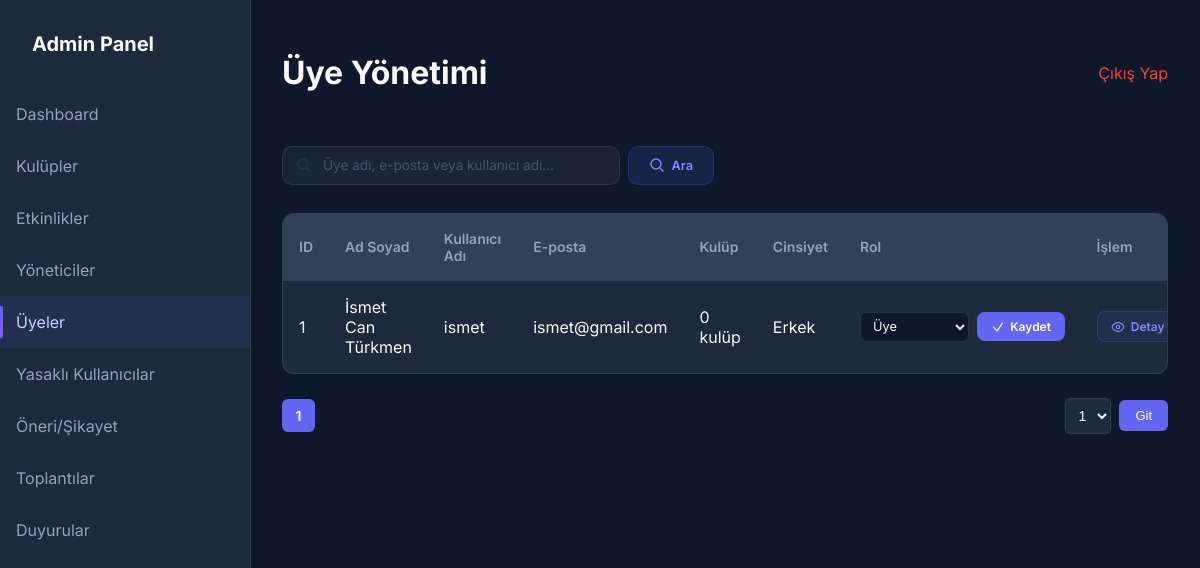
The app's page /admin/uye/uyeler.php (signed in), older data.
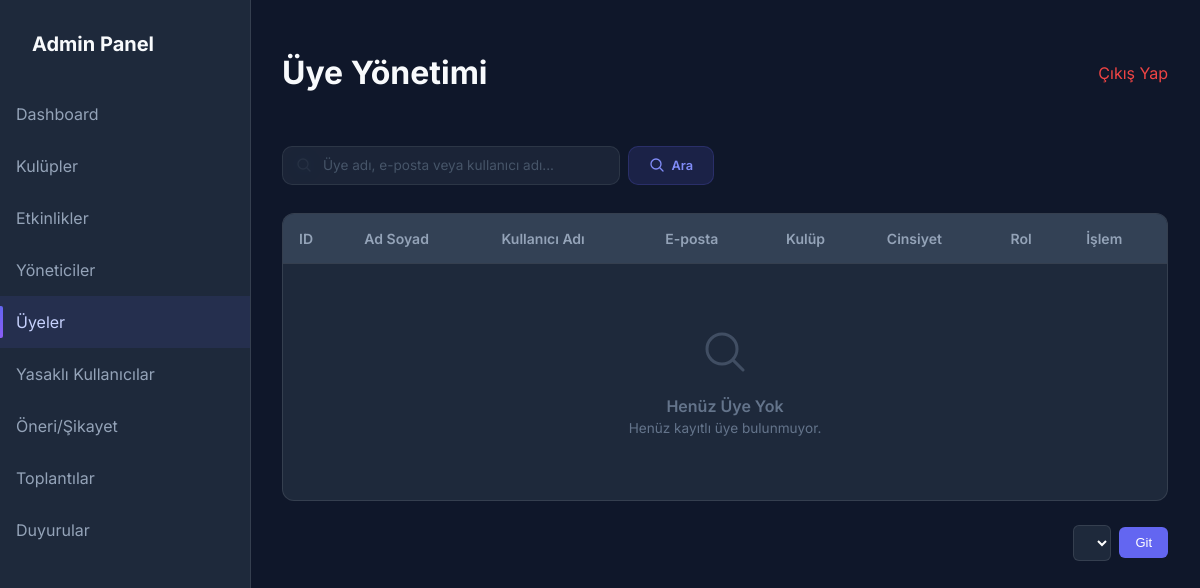
The same page, newer data.
### tables this page shows
CREATE TABLE IF NOT EXISTS kullanicilar (
    id INT AUTO_INCREMENT PRIMARY KEY,
    ad VARCHAR(50) NOT NULL,
    soyad VARCHAR(50) NOT NULL,
    kullanici_adi VARCHAR(50) NOT NULL UNIQUE,
    sifre VARCHAR(255) NOT NULL,
    eposta VARCHAR(100) NOT NULL UNIQUE,
    cinsiyet ENUM('Erkek','Kadin') NOT NULL,
    rol ENUM('Admin','Yetkili','Organizatör','Üye') DEFAULT 'Üye',
    durum ENUM('Aktif', 'Yasakli') DEFAULT 'Aktif',
    gizli_eposta TINYINT(1) DEFAULT 0,
    gizli_kulupler TINYINT(1) DEFAULT 0,
    gizli_etkinlikler TINYINT(1) DEFAULT 0,
    gizli_cinsiyet TINYINT(1) DEFAULT 0,
    kayit_tarihi DATETIME DEFAULT CURRENT_TIMESTAMP
);

### admin/uye/uyeler.php (the view, shortened to what this page needs)
<?php
$header_title = 'Üye Yönetimi';
$active_page = 'uyeler';
require_once '../header.php';
$aranan = trim($_GET['aranan'] ?? '');
$sayfa_kayit_sayisi = 5;
$sayfa = isset($_GET['sayfa']) ? max(1, (int)$_GET['sayfa']) : 1;
$offset = ($sayfa - 1) * $sayfa_kayit_sayisi;
$where_clauses = [];
$params = [];
$where_sql = !empty($where_clauses) ? "WHERE " . implode(" AND ", $where_clauses) : "";
$count_stmt = $db->prepare("SELECT COUNT(*) FROM kullanicilar $where_sql");
$count_stmt->execute($params);
$kayit_sayisi = $count_stmt->fetchColumn();
$stmt = $db->prepare("
    SELECT k.*, (SELECT COUNT(*) FROM kulup_uyelikleri WHERE kullanici_id = k.id) as kulup_sayisi
    FROM kullanicilar k
    $where_sql
    ORDER BY k.id ASC
    LIMIT $sayfa_kayit_sayisi OFFSET $offset
");
$stmt->execute($params);
$uyeler = $stmt->fetchAll();
?>
<div class="page-toolbar">
    <form action="" method="GET" class="search-form">
        <div class="search-input-wrapper">
            <svg class="search-icon" xmlns="http://www.w3.org/2000/svg" fill="none" viewBox="0 0 24 24" stroke-width="2" stroke="currentColor">
                <path stroke-linecap="round" stroke-linejoin="round" d="m21 21-5.197-5.197m0 0A7.5 7.5 0 1 0 5.196 5.196a7.5 7.5 0 0 0 10.607 10.607Z" />
            </svg>
            <input type="text" name="aranan" value="<?php echo htmlspecialchars($aranan); ?>" placeholder="Üye adı, e-posta veya kullanıcı adı...">
        </div>
        <button type="submit" class="btn-modern btn-modern-search">
            <svg xmlns="http://www.w3.org/2000/svg" fill="none" viewBox="0 0 24 24" stroke-width="2" stroke="currentColor" style="width:16px;height:16px;">
                <path stroke-linecap="round" stroke-linejoin="round" d="m21 21-5.197-5.197m0 0A7.5 7.5 0 1 0 5.196 5.196a7.5 7.5 0 0 0 10.607 10.607Z" />
            </svg>
            Ara
        </button>
    </form>
</div>
<div class="table-container">
    <table>
        <thead>
            <tr>
                <th>ID</th>
                <th>Ad Soyad</th>
                <th>Kullanıcı Adı</th>
                <th>E-posta</th>
                <th>Kulüp</th>
                <th>Cinsiyet</th>
                <th>Rol</th>
                <th>İşlem</th>
            </tr>
        </thead>
        <tbody>
            <?php if (!empty($uyeler)): ?>
                <?php foreach ($uyeler as $u): ?>
                <tr>
                    <td><?php echo $u['id']; ?></td>
                    <td><?php echo htmlspecialchars($u['ad'] . ' ' . $u['soyad']); ?></td>
                    <td><?php echo htmlspecialchars($u['kullanici_adi']); ?></td>
                    <td><?php echo htmlspecialchars($u['eposta']); ?></td>
                    <td><?php echo $u['kulup_sayisi']; ?> kulüp</td>
                    <td><?php echo ($u['cinsiyet'] === 'Kadin') ? 'Kadın' : htmlspecialchars($u['cinsiyet']); ?></td>
                    <td>
                        <form method="POST" style="display:flex;gap:0.5rem;align-items:center;">
                            <select name="yeni_rol" class="role-select">
                                <?php foreach (['Admin', 'Yetkili', 'Organizatör', 'Üye'] as $r): ?>
                                    <option value="<?php echo $r; ?>" <?php echo $u['rol'] === $r ? 'selected' : ''; ?>><?php echo $r; ?></option>
                                <?php endforeach; ?>
                            </select>
                            <button type="submit" name="rol_guncelle" value="1" class="btn-save">
                                <svg xmlns="http://www.w3.org/2000/svg" fill="none" viewBox="0 0 24 24" stroke-width="2" stroke="currentColor">
                                    <path stroke-linecap="round" stroke-linejoin="round" d="m4.5 12.75 6 6 9-13.5" />
                                </svg>
                                Kaydet
                            </button>
                        </form>
                    </td>
                    <td>
                        <a href="uye_detay.php?id=<?php echo $u['id']; ?>" class="action-btn btn-view">
                            Detay
                        </a>
                    </td>
                </tr>
                <?php endforeach; ?>
            <?php else: ?>
                <tr>
                    <td colspan="8">
                        <div style="text-align:center; padding:3rem; color:#64748b;">
                            <div style="margin-bottom:1rem; opacity:0.5;">
                                <svg xmlns="http://www.w3.org/2000/svg" fill="none" viewBox="0 0 24 24" stroke-width="1.5" stroke="currentColor" style="width:48px;height:48px;margin:0 auto;">
                                    <path stroke-linecap="round" stroke-linejoin="round" d="m21 21-5.197-5.197m0 0A7.5 7.5 0 1 0 5.196 5.196a7.5 7.5 0 0 0 10.607 10.607Z" />
                                </svg>
                            </div>
                            <div style="font-weight:600;"><?php echo $aranan ? 'Sonuç Bulunamadı' : 'Henüz Üye Yok'; ?></div>
                            <div style="font-size:0.85rem; margin-top:0.25rem;"><?php echo $aranan ? 'Aramanızla eşleşen üye bulunamadı.' : 'Henüz kayıtlı üye bulunmuyor.'; ?></div>
                        </div>
                    </td>
                </tr>
            <?php endif; ?>
        </tbody>
    </table>
</div>
<?php
$sayfa_url = 'uyeler.php';
require_once '../sayfalama.php';
?>
<?php require_once '../footer.php'; ?>

### admin/header.php (shortened to what this page needs)
<?php
$is_subdir = (strpos($_SERVER['SCRIPT_NAME'], '/kulup/') !== false || strpos($_SERVER['SCRIPT_NAME'], '/etkinlik/') !== false || strpos($_SERVER['SCRIPT_NAME'], '/yonetici/') !== false || strpos($_SERVER['SCRIPT_NAME'], '/uye/') !== false || strpos($_SERVER['SCRIPT_NAME'], '/yasakli/') !== false || strpos($_SERVER['SCRIPT_NAME'], '/oneri_sikayet/') !== false || strpos($_SERVER['SCRIPT_NAME'], '/duyuru/') !== false || strpos($_SERVER['SCRIPT_NAME'], '/toplanti/') !== false);
$base_prefix = $is_subdir ? '../' : '';
?>
<!DOCTYPE html>
<html lang="tr">
<head>
    <link rel="stylesheet" href="<?php echo $base_prefix; ?>admin-style.css">
</head>
<body>
    <div class="sidebar">
        <div style="padding: 2rem; font-size: 1.25rem; font-weight: 700;">Admin Panel</div>
        <a href="<?php echo $base_prefix; ?>index.php" class="nav-link <?php echo ($active_page == 'dashboard') ? 'active' : ''; ?>">Dashboard</a>
        <a href="<?php echo $base_prefix; ?>kulup/kulupler.php" class="nav-link <?php echo ($active_page == 'kulupler') ? 'active' : ''; ?>">Kulüpler</a>
        <a href="<?php echo $base_prefix; ?>etkinlik/etkinlikler.php" class="nav-link <?php echo ($active_page == 'etkinlikler') ? 'active' : ''; ?>">Etkinlikler</a>
        <a href="<?php echo $base_prefix; ?>yonetici/yoneticiler.php" class="nav-link <?php echo ($active_page == 'yoneticiler') ? 'active' : ''; ?>">Yöneticiler</a>
        <a href="<?php echo $base_prefix; ?>uye/uyeler.php" class="nav-link <?php echo ($active_page == 'uyeler') ? 'active' : ''; ?>">Üyeler</a>
        <a href="<?php echo $base_prefix; ?>yasakli/yasaklilar.php" class="nav-link <?php echo ($active_page == 'yasaklilar') ? 'active' : ''; ?>">Yasaklı Kullanıcılar</a>
        <a href="<?php echo $base_prefix; ?>oneri_sikayet/oneri_sikayet.php" class="nav-link <?php echo ($active_page == 'oneri_sikayet') ? 'active' : ''; ?>">Öneri/Şikayet</a>
        <a href="<?php echo $base_prefix; ?>toplanti/toplantilar.php" class="nav-link <?php echo ($active_page == 'toplantilar') ? 'active' : ''; ?>">Toplantılar</a>
        <a href="<?php echo $base_prefix; ?>duyuru/duyurular.php" class="nav-link <?php echo ($active_page == 'duyurular') ? 'active' : ''; ?>">Duyurular</a>
    </div>
    <div class="main-content">
        <header>
            <h1><?php echo htmlspecialchars($header_title ?? 'Dashboard', ENT_QUOTES, 'UTF-8'); ?></h1>
            <form method="post" action="" style="display:inline;">
                <button type="submit" class="logout-btn" style="background:none;border:none;padding:0;font:inherit;color:#ef4444;cursor:pointer;" onclick="return confirmAction(this.form.action + '?logout=1', 'Çıkış Yap', 'Hesabınızdan çıkış yapmak istediğinize emin misiniz?', 'question', 'Evet, Çıkış Yap', 'Vazgeç');">Çıkış Yap</button>
            </form>
        </header>

### admin/sayfalama.php (shortened to what this page needs)
<?php
$sayfa_sayisi = ceil($kayit_sayisi / $sayfa_kayit_sayisi);
$aralik = 2;
$aranan = $aranan ?? '';
$aranan_attr = htmlspecialchars(urlencode($aranan), ENT_QUOTES, 'UTF-8');
$ekstra_attr_raw = '';
$ekstra_attr = htmlspecialchars($ekstra_attr_raw, ENT_QUOTES, 'UTF-8');
$sayfa_url_attr = htmlspecialchars($sayfa_url, ENT_QUOTES, 'UTF-8');
echo "<div style='display: flex; justify-content: space-between; align-items: center; flex-wrap: wrap; gap: 1rem; margin-top: 1.5rem;'>";
echo "<ul style='list-style: none; display: flex; gap: 0.25rem; padding: 0; margin: 0;'>";
$baslangic_no = max(1, $sayfa - $aralik);
$bitis_no = min($sayfa_sayisi, $sayfa + $aralik);
for ($x = $baslangic_no; $x <= $bitis_no; $x++) {
    if ($x == $sayfa) {
        echo "<li><a href='javascript:void(0);' style='display: inline-block; padding: 0.5rem 0.85rem; border-radius: 0.375rem; background: #6366f1; color: white; text-decoration: none; font-size: 0.875rem; font-weight: 600;'>{$x}</a></li>";
    } else {
        echo "<li><a href='{$sayfa_url_attr}?sayfa={$x}&aranan={$aranan_attr}{$ekstra_attr}' style='display: inline-block; padding: 0.5rem 0.85rem; border-radius: 0.375rem; background: #334155; color: #94a3b8; text-decoration: none; font-size: 0.875rem;'>{$x}</a></li>";
    }
}
echo "</ul>";
echo "<form action='" . htmlspecialchars($sayfa_url) . "' method='get' style='display: flex; gap: 0.5rem; align-items: center;'>";
echo "<select name='sayfa' style='padding: 0.5rem; border-radius: 0.375rem; border: 1px solid rgba(255,255,255,0.1); background: #1e293b; color: white; outline: none; font-size: 0.875rem;'>";
for ($i = 1; $i <= $sayfa_sayisi; $i++) {
    $selected = ($i == $sayfa) ? "selected" : "";
    echo "<option value='{$i}' {$selected}>{$i}</option>";
}
echo "</select>";
echo "<button type='submit' class='btn-sm btn-primary' style='padding: 0.5rem 1rem;'>Git</button>";
echo "</form>";
echo "</div>";
?>

### admin/footer.php
    </div>
</body>
</html>

### admin/admin-style.css (style rules this page uses)
:root { --primary: #6366f1; --primary-hover: #4f46e5; --bg-dark: #0f172a; --bg-card: #1e293b; --text-white: #f8fafc; --text-gray: #94a3b8; --danger: #ef4444; }
body { font-family: 'Inter', sans-serif; background-color: var(--bg-dark); color: var(--text-white); margin: 0; display: flex; justify-content: center; align-items: center; min-height: 100vh; }

### admin/header.php (style rules this page uses)
body { display: block; background: #0f172a; min-height: 100vh; margin: 0; font-family: 'Inter', sans-serif; }
.sidebar { width: 250px; background: #1e293b; height: 100vh; position: fixed; border-right: 1px solid rgba(255,255,255,0.1); z-index: 1000; }
.main-content { margin-left: 250px; padding: 2rem; }
.nav-link { display: block; padding: 1rem; color: #94a3b8; text-decoration: none; transition: 0.3s; position: relative; }
.nav-link.active { background: rgba(99,102,241,0.1); color: #c7d2fe; }
.nav-link.active::before { content: ''; position: absolute; left: 0; top: 20%; bottom: 20%; width: 3px; background: linear-gradient(#6366f1, #8b5cf6); border-radius: 0 2px 2px 0; }
header { display: flex; justify-content: space-between; align-items: center; margin-bottom: 2rem; }
.logout-btn { color: #ef4444; text-decoration: none; font-size: 0.875rem; cursor: pointer; }
.table-container { background: #1e293b; border-radius: 0.75rem; border: 1px solid rgba(255,255,255,0.1); overflow: hidden; }
table { width: 100%; border-collapse: collapse; }
th { background: #334155; text-align: left; padding: 1rem; color: #94a3b8; font-weight: 600; font-size: 0.875rem; }
td { padding: 1rem; border-top: 1px solid rgba(255,255,255,0.1); }
.btn-sm { padding: 0.5rem 1rem; border-radius: 0.375rem; font-size: 0.8125rem; text-decoration: none; display: inline-block; cursor: pointer; }
.btn-primary { background: #6366f1; color: white; border: none; }

### admin/uye/uyeler.php (style rules this page uses)
.page-toolbar { display: flex; justify-content: space-between; align-items: center; flex-wrap: wrap; gap: 1rem; margin-bottom: 1.75rem; animation: fadeInUp 0.5s ease forwards; }
.search-form { display: flex; gap: 0.5rem; align-items: center; }
.search-input-wrapper { position: relative; }
.search-input-wrapper .search-icon { position: absolute; left: 0.85rem; top: 50%; transform: translateY(-50%); width: 16px; height: 16px; color: #475569; pointer-events: none; }
.search-input-wrapper input { padding: 0.65rem 1rem 0.65rem 2.5rem; border-radius: 0.625rem; border: 1px solid rgba(255,255,255,0.08); background: rgba(30, 41, 59, 0.8); backdrop-filter: blur(10px); color: #f1f5f9; outline: none; font-size: 0.85rem; font-family: 'Inter', sans-serif; width: 280px; transition: all 0.3s ease; }
.search-input-wrapper input::placeholder { color: #475569; }
.btn-modern { display: inline-flex; align-items: center; gap: 0.4rem; padding: 0.65rem 1.25rem; border-radius: 0.625rem; font-size: 0.8rem; font-weight: 600; font-family: 'Inter', sans-serif; text-decoration: none; border: none; cursor: pointer; transition: all 0.3s ease; }
.btn-modern-search { background: rgba(99, 102, 241, 0.15); color: #818cf8; border: 1px solid rgba(99, 102, 241, 0.2); }
.table-container { animation: fadeInUp 0.5s ease forwards; animation-delay: 0.2s; opacity: 0; }
.role-select { padding: 0.35rem 0.5rem; border-radius: 0.375rem; border: 1px solid rgba(255,255,255,0.1); background: #0f172a; color: #f1f5f9; font-size: 0.8rem; font-family: 'Inter', sans-serif; outline: none; cursor: pointer; }
.btn-save { display: inline-flex; align-items: center; gap: 0.35rem; padding: 0.45rem 0.85rem; border-radius: 0.5rem; border: none; background: #6366f1; color: white; font-size: 0.75rem; font-weight: 600; cursor: pointer; transition: all 0.2s; font-family: 'Inter', sans-serif; }
.btn-save svg { width: 14px; height: 14px; }
.action-btn { display: inline-flex; align-items: center; gap: 0.35rem; padding: 0.45rem 0.85rem; border-radius: 0.5rem; font-size: 0.75rem; font-weight: 600; text-decoration: none; transition: all 0.2s ease; border: 1px solid transparent; }
.action-btn svg { width: 14px; height: 14px; }
.btn-view { background: rgba(99,102,241,0.1); color: #818cf8; border-color: rgba(99,102,241,0.2); }

Row changes from the older to the newer data that the page shows:
removed kullanicilar: id "1", ad+soyad "İsmet Can Türkmen", kullanici_adi "ismet", eposta "ismet@gmail.com", kulup_sayisi "0", cinsiyet "Erkek", yeni_rol "Üye"
Text that changed along with them:
form field sayfa: "1" → (not shown)
text now shown: "Henüz Üye Yok Henüz kayıtlı üye bulunmuyor."
list line gone: "1"
